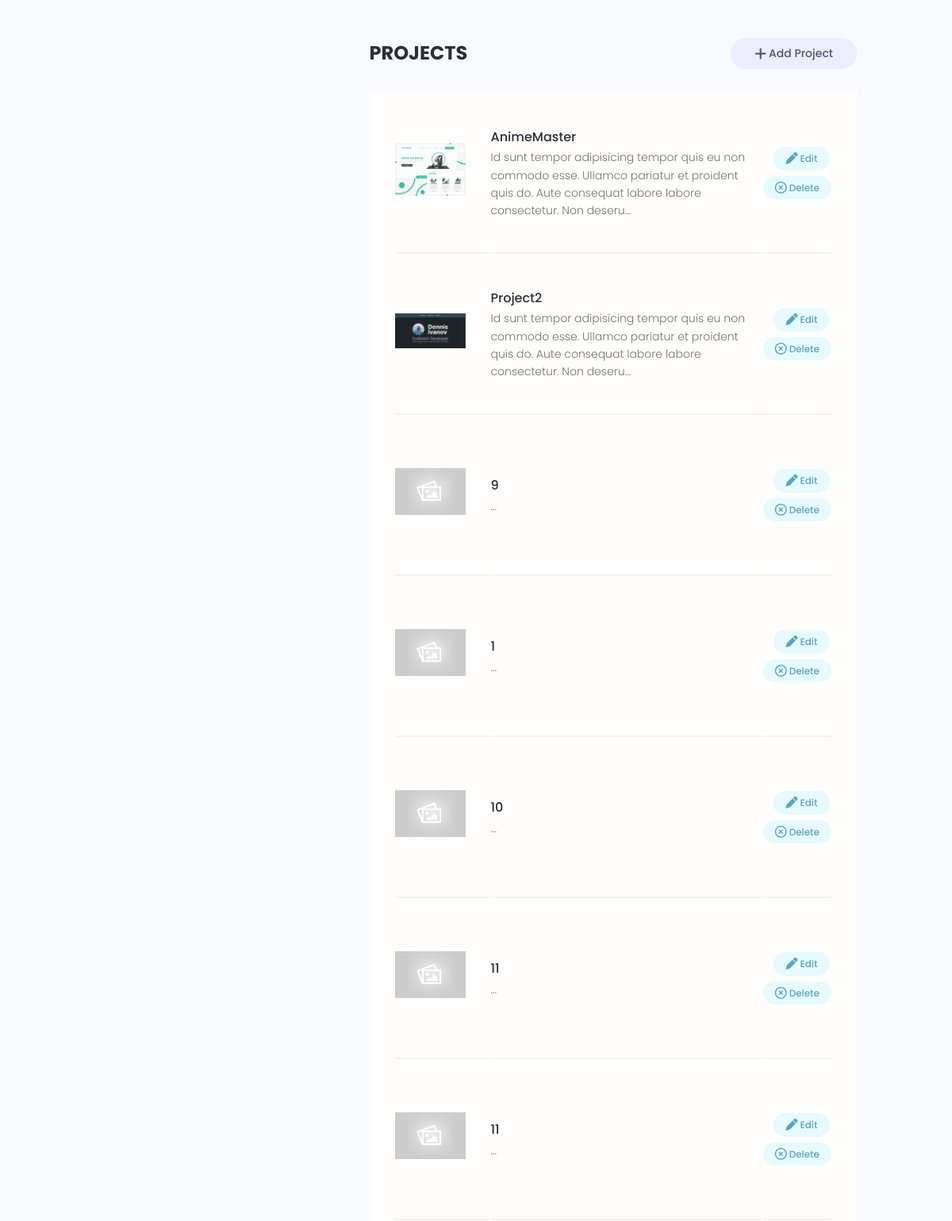
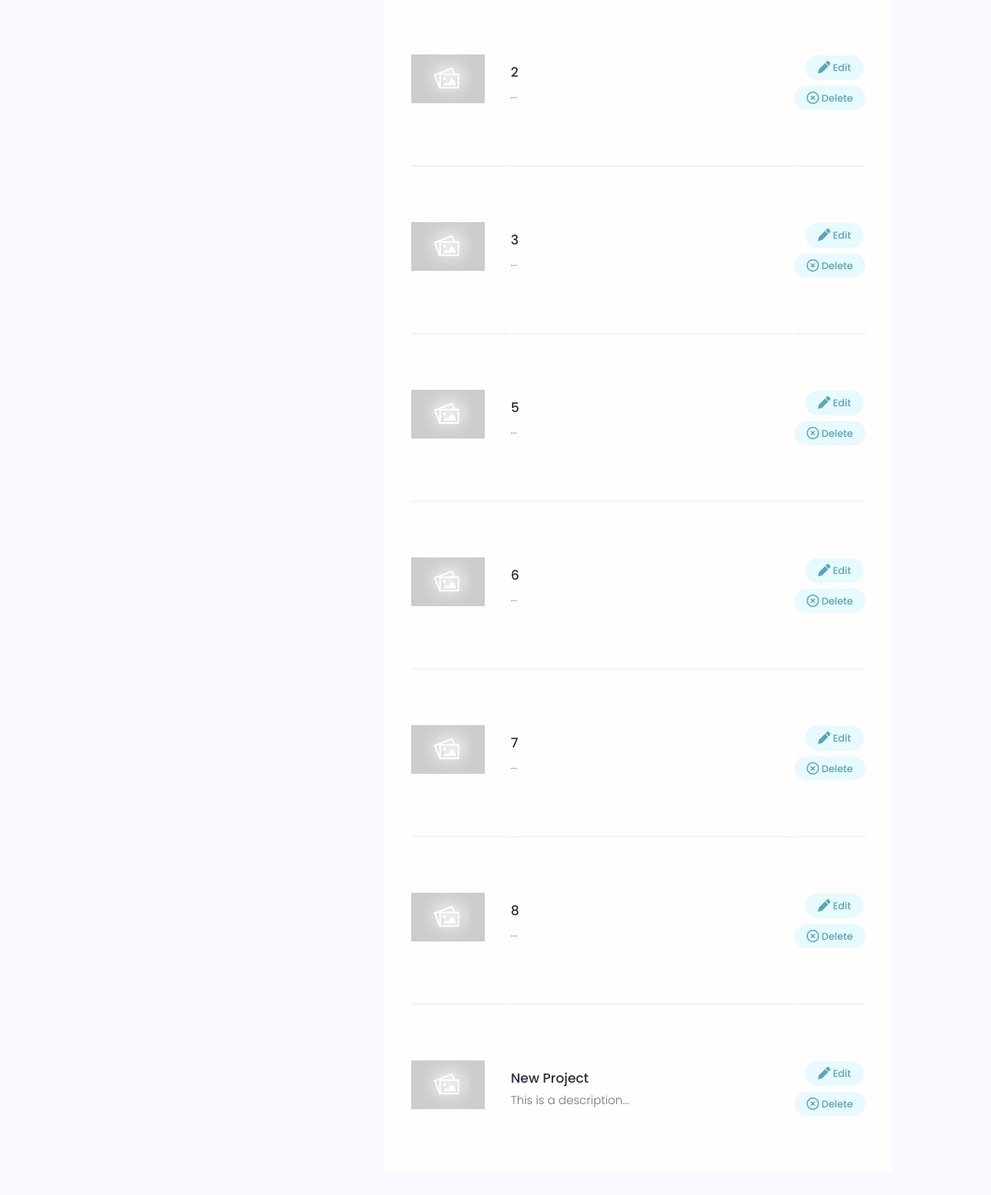
Before: /account/ (signed in, lower part) with the older database file (2 pictures, top to bottom).
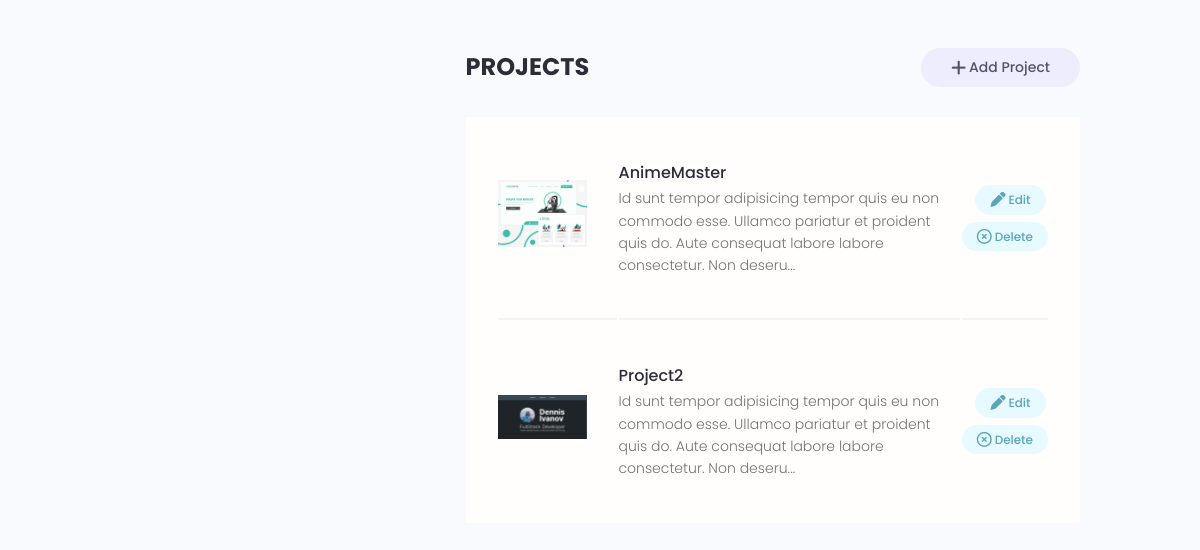
After: the same page with the newer database file.
### projects/models.py (models this page shows, shortened)
class Project(models.Model):
    owner = models.ForeignKey(Profile, null=True, blank=True, on_delete=models.CASCADE)
    title = models.CharField(max_length=50)
    description = models.TextField(null=True, blank=True)
    featured_img = models.ImageField(null=True, blank=True, default="default.jpg")
    demo_link = models.CharField(max_length=2000, null=True, blank=True)
    source_link = models.CharField(max_length=2000, null=True, blank=True)
    vote_total = models.IntegerField(default=0, null=True, blank=True)
    vote_ratio = models.IntegerField(default=0, null=True, blank=True)
    tags = models.ManyToManyField('Tag', blank=True)
    created = models.DateTimeField(auto_now_add=True)
    id = models.UUIDField(default=uuid.uuid4, unique=True,
                            primary_key=True, editable=False)
    class Meta:
        ordering = ['-vote_ratio', '-vote_total', 'title'] # the - before the column means descending order
    @property
    def imageURL(self):
        try:
            url = self.featured_img.url
        except:
            url = ''
        return url

### users/views.py (the view)
# urls.py: path('account/', views.userAccount, name="account"),
@login_required(login_url='login')
def userAccount(request):
    profile = request.user.profile
    skills = profile.skill_set.all()
    projects = profile.project_set.all()
    context = {'profile': profile, 'skills': skills, 'projects': projects}
    return render(request, 'users/account.html', context)

### users/templates/users/account.html (shortened to what this page needs)
{% extends "main.html" %}
{% block content %}
<main class="settingsPage profile my-md">
  <div class="container">
    <div class="layout">
      <div class="column column--1of3">
      </div>
      <div class="column column--2of3">
        <div class="settings">
          <h3 class="settings__title">Projects</h3>
          <a class="tag tag--pill tag--sub settings__btn tag--lg" href={% url "create-project" %}><i class="fas fa-plus" style="font-size: 1.7rem; margin-right: 3px;"></i> Add Project</a>
        </div>
        <table class="settings__table">
          {% for project in projects %}
          <tr>
            <td class="settings__thumbnail">
              <a href={% url "project" project.id %}><img src={{ project.imageURL }} alt="Project Thumbnail" /></a>
            </td>
            <td class="settings__tableInfo">
              <a href={% url "project" project.id %}>{{ project.title }}</a>
              <p>
                {{ project.description|slice:"150" }}...
              </p>
            </td>
            <td class="settings__tableActions">
              <a class="tag tag--pill tag--main settings__btn" href={% url "update-project" project.id%}><i class="fas fa-pen" style="font-size: 1.5rem; margin-right: 3px;"></i> Edit</a>
              <a class="tag tag--pill tag--main settings__btn" href={% url "delete-project" project.id %}?next=/account><i class="far fa-circle-xmark" style="font-size: 1.5rem; margin-right: 3px;"></i>
                Delete</a>
            </td>
          </tr>
          {% endfor %}
        </table>
      </div>
    </div>
  </div>
</main>
{% endblock content %}

Changed rows visible on the page:
removed Project: imageURL (placeholder picture), title "9"
removed Project: imageURL (placeholder picture), title "1"
removed Project: imageURL (placeholder picture), title "10"
removed Project: imageURL (placeholder picture), title "11"
removed Project: imageURL (placeholder picture), title "11"
removed Project: imageURL (placeholder picture), title "2"
removed Project: imageURL (placeholder picture), title "3"
removed Project: imageURL (placeholder picture), title "5"
removed Project: imageURL (placeholder picture), title "6"
removed Project: imageURL (placeholder picture), title "7"
removed Project: imageURL (placeholder picture), title "8"
removed Project: imageURL (placeholder picture), title "New Project", description "This is a description"
